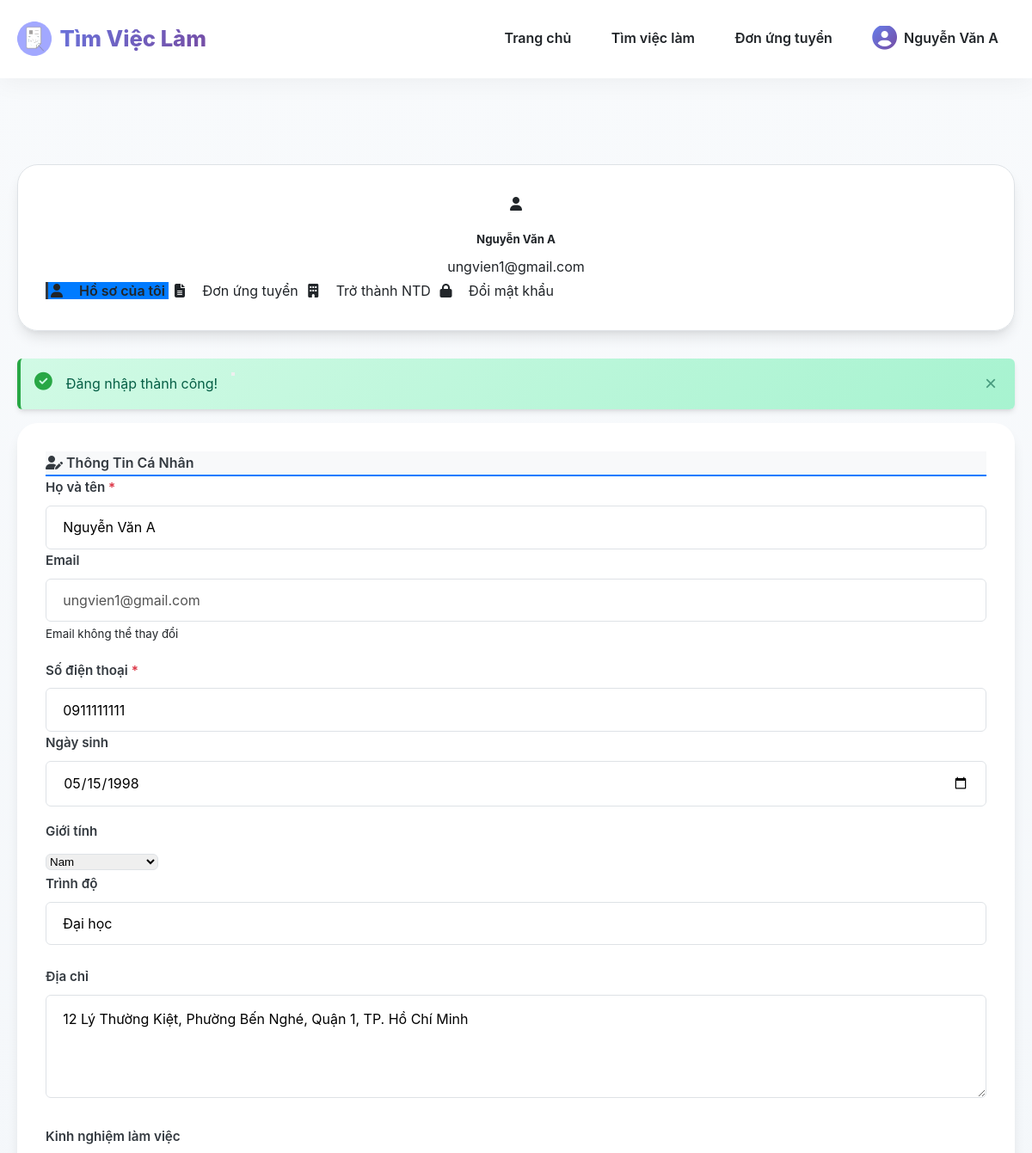
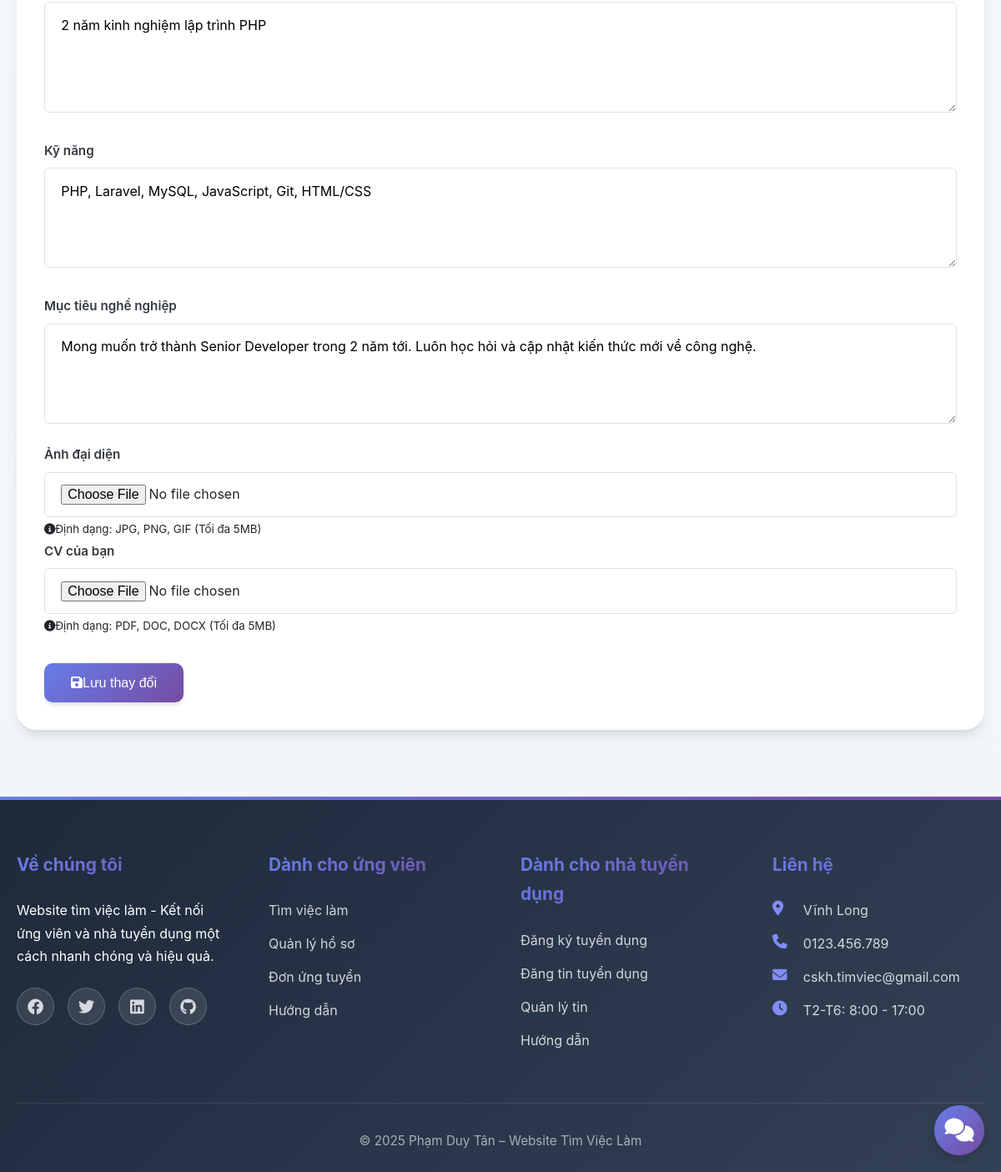
Page /ungvien/hoso (signed in) on the committed database (2 pictures, top to bottom).
### tables this page shows
CREATE TABLE `thongtinungvien` (
  `id` int(11) NOT NULL,
  `nguoidung_id` int(11) NOT NULL,
  `ngaysinh` date DEFAULT NULL,
  `gioitinh` enum('nam','nu','khac') DEFAULT NULL,
  `trinhdo` varchar(255) DEFAULT NULL,
  `kinhnghiem` text DEFAULT NULL,
  `kynang` text DEFAULT NULL,
  `muctieucanhan` text DEFAULT NULL,
  `cv_file` varchar(255) DEFAULT NULL,
  `ngaycapnhat` datetime DEFAULT current_timestamp() ON UPDATE current_timestamp()
);

CREATE TABLE `nguoidung` (
  `id` int(11) NOT NULL,
  `email` varchar(255) NOT NULL,
  `matkhau` varchar(255) NOT NULL,
  `hoten` varchar(255) NOT NULL,
  `sodienthoai` varchar(20) DEFAULT NULL,
  `diachi` text DEFAULT NULL,
  `avatar` varchar(255) DEFAULT NULL,
  `vaitro` enum('admin','ungvien','tuyendung','choduyet') DEFAULT 'ungvien',
  `trangthai` enum('hoatdong','khoa') DEFAULT 'hoatdong',
  `xacminh` tinyint(1) DEFAULT 0,
  `ngaytao` datetime DEFAULT current_timestamp(),
  `ngaycapnhat` datetime DEFAULT current_timestamp() ON UPDATE current_timestamp()
);

### app/controllers/UngvienController.php (called while the page is built, shortened)
<?php
class UngvienController extends BaseController {
    private $db;
    public function __construct() {
        $this->db = Database::getInstance()->getConnection();
    }
    public function hoso() {
        $nguoidungId = $_SESSION['nguoidung_id'];
        $sql = "SELECT nd.*, tuv.*
                FROM nguoidung nd
                LEFT JOIN thongtinungvien tuv ON nd.id = tuv.nguoidung_id
                WHERE nd.id = :id";
        $stmt = $this->db->prepare($sql);
        $stmt->bindParam(':id', $nguoidungId);
        $stmt->execute();
        $user = $stmt->fetch();
        $data = [
            'pageTitle' => 'Hồ sơ của tôi',
            'user' => $user
        ];
        $this->view('ungvien/hoso', $data);
    }
}
?>

### app/core/Database.php (called while the page is built, shortened)
<?php
class Database {
    private static $instance = null;
    private $connection;
    private function __construct() {
        try {
            $this->connection = new PDO(
                "mysql:host=" . DB_HOST . ";dbname=" . DB_NAME . ";charset=utf8mb4",
                DB_USER,
                DB_PASS,
                [
                    PDO::ATTR_ERRMODE => PDO::ERRMODE_EXCEPTION,
                    PDO::ATTR_DEFAULT_FETCH_MODE => PDO::FETCH_ASSOC,
                    PDO::ATTR_EMULATE_PREPARES => false
                ]
            );
        } catch (PDOException $e) {
            die("Database connection failed: " . $e->getMessage());
        }
    }
    public static function getInstance() {
        if (self::$instance === null) {
            self::$instance = new self();
        }
        return self::$instance;
    }
    public function getConnection() {
        return $this->connection;
    }
}

### app/views/ungvien/hoso.php (the view, shortened to what this page needs)
<?php require_once BASE_PATH . 'app/views/layouts/header.php'; ?>
<div class="container" style="margin-top: 100px; margin-bottom: 50px;">
    <div class="row">
        <div class="col-md-3 mb-4">
            <div class="card profile-sidebar shadow-sm">
                <div class="card-body text-center">
                    <div class="user-avatar mb-3">
                        <?php if (!empty($user['avatar'])): ?>
                            <img src="<?php echo BASE_URL . 'uploads/avatar/' . htmlspecialchars($user['avatar']); ?>"
                                 alt="Avatar" class="rounded-circle" style="width: 100px; height: 100px; object-fit: cover;">
                        <?php else: ?>
                            <div class="avatar-placeholder">
                                <i class="fas fa-user"></i>
                            </div>
                        <?php endif; ?>
                    </div>
                    <h5 class="mb-1"><?php echo htmlspecialchars($user['hoten']); ?></h5>
                    <p class="text-muted small"><?php echo htmlspecialchars($user['email']); ?></p>
                </div>
                <div class="list-group list-group-flush">
                    <a href="<?php echo BASE_URL; ?>ungvien/hoso" class="list-group-item list-group-item-action active">
                        <i class="fas fa-user me-2"></i> Hồ sơ của tôi
                    </a>
                    <a href="<?php echo BASE_URL; ?>ungvien/donungtuyen" class="list-group-item list-group-item-action">
                        <i class="fas fa-file-alt me-2"></i> Đơn ứng tuyển
                    </a>
                    <?php if ($_SESSION['vaitro'] == 'ungvien'): ?>
                    <a href="<?php echo BASE_URL; ?>ungvien/yeucautuyendung" class="list-group-item list-group-item-action">
                        <i class="fas fa-building me-2"></i> Trở thành NTD
                    </a>
                    <?php endif; ?>
                    <a href="<?php echo BASE_URL; ?>taikhoan/doimatkhau" class="list-group-item list-group-item-action">
                        <i class="fas fa-lock me-2"></i> Đổi mật khẩu
                    </a>
                </div>
            </div>
        </div>
        <div class="col-md-9">
            <?php if (isset($_SESSION['success'])): ?>
                <div class="alert alert-success alert-dismissible fade show" role="alert">
                    <i class="fas fa-check-circle me-2"></i>
                    <?php echo htmlspecialchars($_SESSION['success']); unset($_SESSION['success']); ?>
                    <button type="button" class="btn-close" data-bs-dismiss="alert"></button>
                </div>
            <?php endif; ?>
            <div class="card shadow-sm mb-4">
                <div class="card-header bg-white">
                    <h4 class="mb-0"><i class="fas fa-user-edit me-2"></i> Thông Tin Cá Nhân</h4>
                </div>
                <div class="card-body p-4">
                    <form action="<?php echo BASE_URL; ?>ungvien/capnhathoso" method="POST" enctype="multipart/form-data">
                        <div class="row g-3">
                            <div class="col-md-6">
                                <label class="form-label fw-bold">Họ và tên <span class="text-danger">*</span></label>
                                <input type="text" class="form-control" name="hoten"
                                       value="<?php echo htmlspecialchars($user['hoten']); ?>" required>
                            </div>
                            <div class="col-md-6">
                                <label class="form-label fw-bold">Email</label>
                                <input type="email" class="form-control"
                                       value="<?php echo htmlspecialchars($user['email']); ?>" disabled>
                                <small class="text-muted">Email không thể thay đổi</small>
                            </div>
                        </div>
                        <div class="row g-3 mt-2">
                            <div class="col-md-6">
                                <label class="form-label fw-bold">Số điện thoại <span class="text-danger">*</span></label>
                                <input type="tel" class="form-control" name="sodienthoai"
                                       value="<?php echo htmlspecialchars($user['sodienthoai']); ?>" required>
                            </div>
                            <div class="col-md-6">
                                <label class="form-label fw-bold">Ngày sinh</label>
                                <input type="date" class="form-control" name="ngaysinh"
                                       value="<?php echo $user['ngaysinh'] ?? ''; ?>">
                            </div>
                        </div>
                        <div class="row g-3 mt-2">
                            <div class="col-md-6">
                                <label class="form-label fw-bold">Giới tính</label>
                                <select class="form-select" name="gioitinh">
                                    <option value="nam" <?php echo (isset($user['gioitinh']) && $user['gioitinh'] == 'nam') ? 'selected' : ''; ?>>Nam</option>
                                </select>
                            </div>
                            <div class="col-md-6">
                                <label class="form-label fw-bold">Trình độ</label>
                                <input type="text" class="form-control" name="trinhdo"
                                       value="<?php echo htmlspecialchars($user['trinhdo'] ?? ''); ?>"
                                       placeholder="VD: Đại học, Cao đẳng...">
                            </div>
                        </div>
                        <div class="mt-3">
                            <label class="form-label fw-bold">Địa chỉ</label>
                            <textarea class="form-control" name="diachi" rows="3"><?php echo htmlspecialchars($user['diachi'] ?? ''); ?></textarea>
                        </div>
                        <div class="mt-3">
                            <label class="form-label fw-bold">Kinh nghiệm làm việc</label>
                            <textarea class="form-control" name="kinhnghiem" rows="4"
                                      placeholder="Mô tả kinh nghiệm làm việc của bạn..."><?php echo htmlspecialchars($user['kinhnghiem'] ?? ''); ?></textarea>
                        </div>
                        <div class="mt-3">
                            <label class="form-label fw-bold">Kỹ năng</label>
                            <textarea class="form-control" name="kynang" rows="3"
                                      placeholder="Liệt kê các kỹ năng của bạn..."><?php echo htmlspecialchars($user['kynang'] ?? ''); ?></textarea>
                        </div>
                        <div class="mt-3">
                            <label class="form-label fw-bold">Mục tiêu nghề nghiệp</label>
                            <textarea class="form-control" name="muctieu" rows="3"
                                      placeholder="Mục tiêu nghề nghiệp của bạn..."><?php echo htmlspecialchars($user['muctieucanhan'] ?? ''); ?></textarea>
                        </div>
                        <div class="row g-3 mt-2">
                            <div class="col-md-6">
                                <label class="form-label fw-bold">Ảnh đại diện</label>
                                <input type="file" class="form-control" name="avatar" accept="image/*">
                                <small class="form-text text-muted">
                                    <i class="fas fa-info-circle me-1"></i>Định dạng: JPG, PNG, GIF (Tối đa 5MB)
                                </small>
                            </div>
                            <div class="col-md-6">
                                <label class="form-label fw-bold">
                                    CV của bạn
                                </label>
                                <input type="file" class="form-control" name="cv" accept=".pdf,.doc,.docx">
                                <small class="form-text text-muted">
                                    <i class="fas fa-info-circle me-1"></i>Định dạng: PDF, DOC, DOCX (Tối đa 5MB)
                                </small>
                            </div>
                        </div>
                        <div class="mt-4 text-end">
                            <button type="submit" class="btn btn-primary px-4 py-2">
                                <i class="fas fa-save me-2"></i>Lưu thay đổi
                            </button>
                        </div>
                    </form>
                </div>
            </div>
        </div>
    </div>
</div>

### public/css/style.css (style rules this page uses)
* { margin: 0; padding: 0; box-sizing: border-box; }
:root { --primary-color: #6366f1; --primary-light: #818cf8; --primary-dark: #4f46e5; --secondary-color: #8b5cf6; --accent-color: #ec4899; --success-color: #10b981; --danger-color: #ef4444; --warning-color: #f59e0b; --info-color: #06b6d4; --dark-color: #1e293b; --light-color: #f8fafc; --white-color: #ffffff; --border-color: #e2e8f0; --text-color: #334155; --text-light: #64748b; --text-lighter: #94a3b8; --gradient-primary: linear-gradient(135deg, #667eea 0%, #764ba2 100%); --gradient-secondary: linear-gradient(135deg, #f093fb 0%, #f5576c 100%); --gradient-success: linear-gradient(135deg, #4facfe 0%, #00f2fe 100%); --gradient-purple: linear-gradient(135deg, #a8edea 0%, #fed6e3 100%); --gradient-hero: linear-gradient(135deg, #667eea 0%, #764ba2 50%, #f093fb 100%); --shadow-sm: 0 1px 2px 0 rgba(0, 0, 0, 0.05); --shadow: 0 4px 6px -1px rgba(0, 0, 0, 0.1), 0 2px 4px -1px rgba(0, 0, 0, 0.06); --shadow-md: 0 10px 15px -3px rgba(0, 0, 0, 0.1), 0 4px 6px -2px rgba(0, 0, 0, 0.05); --shadow-lg: 0 20px 25px -5px rgba(0, 0, 0, 0.1), 0 10px 10px -5px rgba(0, 0, 0, 0.04); --shadow-xl: 0 25px 50px -12px rgba(0, 0, 0, 0.25); --shadow-color: 0 10px 40px rgba(102, 126, 234, 0.2); --transition: all 0.3s cubic-bezier(0.4, 0, 0.2, 1); --transition-fast: all 0.15s cubic-bezier(0.4, 0, 0.2, 1); --transition-slow: all 0.5s cubic-bezier(0.4, 0, 0.2, 1); --radius-sm: 6px; --radius: 10px; --radius-lg: 16px; --radius-xl: 24px; --radius-full: 9999px; }
body { font-family: 'Inter', 'Segoe UI', -apple-system, BlinkMacSystemFont, sans-serif; line-height: 1.7; color: var(--text-color); background: linear-gradient(to bottom, #f8fafc 0%, #f1f5f9 100%); -webkit-font-smoothing: antialiased; -moz-osx-font-smoothing: grayscale; }
a { text-decoration: none; color: inherit; transition: var(--transition); }
html { scroll-behavior: smooth; }
.container { max-width: 1200px; margin: 0 auto; padding: 0 20px; }
.btn { display: inline-block; padding: 0.9rem 2rem; border: none; border-radius: var(--radius); font-weight: 600; cursor: pointer; transition: var(--transition); text-align: center; font-size: 1rem; position: relative; overflow: hidden; }
.btn::before { content: ''; position: absolute; top: 50%; left: 50%; width: 0; height: 0; border-radius: 50%; background: rgba(255, 255, 255, 0.2); transform: translate(-50%, -50%); transition: width 0.6s, height 0.6s; }
.btn-primary { background: var(--gradient-primary); color: var(--white-color); box-shadow: var(--shadow); }
.card { background: rgba(255, 255, 255, 0.95); backdrop-filter: blur(10px); -webkit-backdrop-filter: blur(10px); border-radius: var(--radius-xl); padding: 2rem; box-shadow: var(--shadow-md); margin-bottom: 2rem; border: 1px solid rgba(255, 255, 255, 0.3); transition: var(--transition); }
.form-label { display: block; margin-bottom: 0.7rem; font-weight: 600; color: var(--dark-color); font-size: 0.95rem; }
.form-control { width: 100%; padding: 0.9rem 1.2rem; border: 2px solid var(--border-color); border-radius: var(--radius); font-size: 1rem; transition: var(--transition); background: var(--white-color); font-family: inherit; }
textarea.form-control { resize: vertical; min-height: 120px; line-height: 1.6; }
.form-control::placeholder { color: var(--text-lighter); }
.alert { padding: 1.2rem 1.5rem; border-radius: var(--radius-lg); margin-bottom: 1.5rem; display: flex; align-items: flex-start; gap: 1rem; border-left: 4px solid; animation: slideInRight 0.4s ease-out; }
.alert i { font-size: 1.3rem; margin-top: 0.1rem; }
.alert-success { background: linear-gradient(135deg, #d1fae5 0%, #a7f3d0 100%); color: #065f46; border-color: var(--success-color); }
.alert-success i { color: var(--success-color); }
.text-center { text-align: center; }
.mt-2 { margin-top: 1rem; }
.mt-3 { margin-top: 1.5rem; }
.mt-4 { margin-top: 2rem; }
.mb-1 { margin-bottom: 0.5rem; }
.mb-3 { margin-bottom: 1.5rem; }
.mb-4 { margin-bottom: 2rem; }
.text-danger { color: var(--danger-color); }
.bg-white { background: var(--white-color); }
.alert { position: relative; padding: 1rem 3rem 1rem 1rem; margin-bottom: 1rem; border-radius: var(--radius-lg); border: none; box-shadow: var(--shadow); transition: all 0.3s ease; animation: slideDown 0.3s ease-out; }
.alert-success { background: linear-gradient(135deg, #d1fae5 0%, #a7f3d0 100%); color: #065f46; }

### rows in the picture
thongtinungvien: nguoidung.hoten "Nguyễn Văn A", nguoidung.email "ungvien1@gmail.com", hoten "Nguyễn Văn A", sodienthoai "0911111111", ngaysinh "05/15/1998", gioitinh "Nam", trinhdo "Đại học", diachi "12 Lý Thường Kiệt, Phường Bến Nghé, Quận 1, TP. Hồ Chí Minh", kinhnghiem "2 năm kinh nghiệm lập trình PHP", kynang "PHP, Laravel, MySQL, JavaScript, Git, HTML/CSS", muctieu "Mong muốn trở thành Senior Developer trong 2 năm tới. Luôn học hỏi và cập nhật kiến thức mới về công nghệ."

### other values in the picture
$_SESSION['hoten'] "Nguyễn Văn A"
$_SESSION['success'] "Đăng nhập thành công!"
